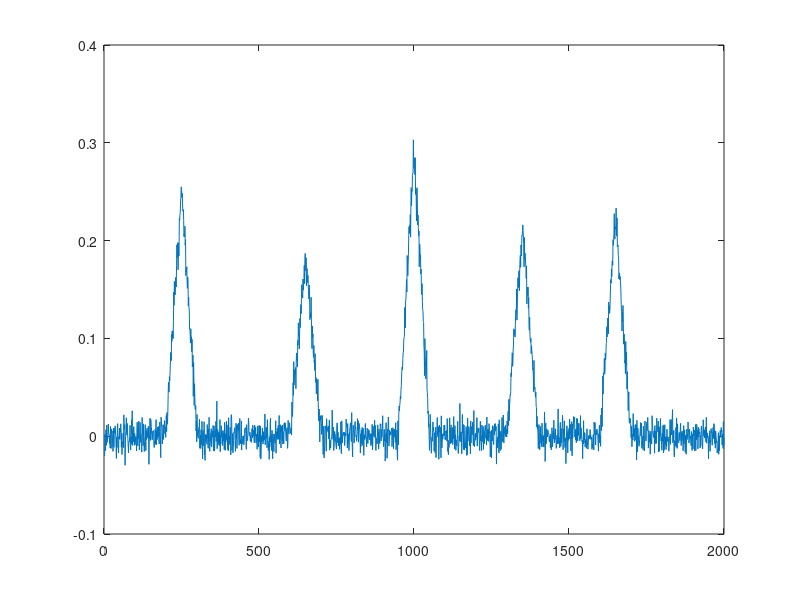
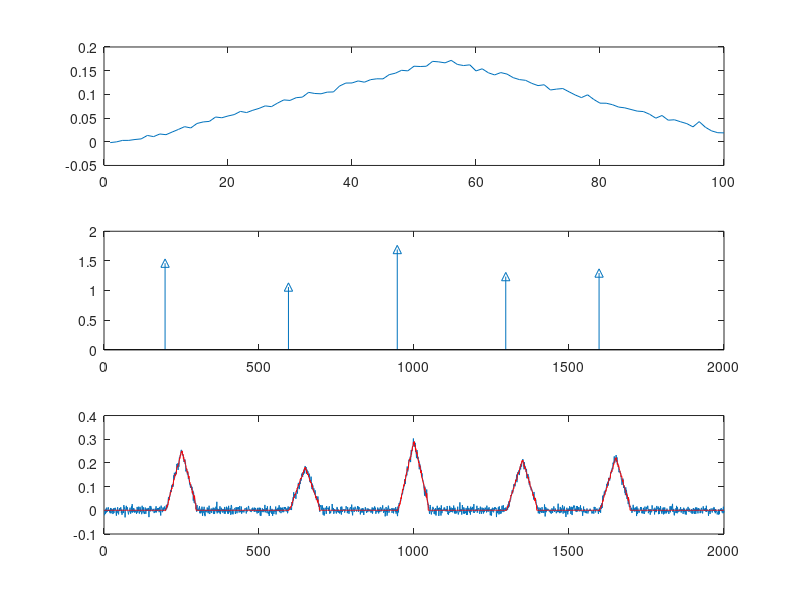

Recreate these plots in MATLAB, in order.
clear
load('hw13.mat');
close all;
x=x2;
figure
plot(x)
%%
L = 100;      
K = 5;                                       
T = length(x);

alpha = ones(K,1);
tau = ((0:K-1)*floor((T-1)/K))'+1;

idx_z = (0:(L-1)).'+(1:(T-L+1));
Z = x(idx_z);



itrMAX=10;
obj_fun = zeros(1,itrMAX);

for itr=1:10   
    
    idx_y = tau'+(0:(L-1)).';
    Y = x(idx_y);
    S_hat = Y*(alpha);
    S_hat = S_hat/norm(S_hat,'fro');

    rho = S_hat.'*Z;
    for k = 1:K
        [alpha(k),tau(k)] = max(abs(rho));
        rho(max(tau(k)-L+1,1):min(T-L+1,tau(k)+L-1)) = 0;
    end
    
    x_hat = zeros(1,T);
    idx_x = tau'+(0:(L-1)).';
    x_hat(idx_x) = S_hat*alpha';
    
    obj_fun(itr) = norm(x - x_hat , 'fro')/norm(x,'fro');
end

[tau,I] = sort(tau);
alpha = alpha(I);


figure
subplot(3,1,1)
plot(S_hat)

subplot(3,1,2)
stem(tau , alpha ,'^')
xlim([0 T]);

subplot(3,1,3)
plot(x);
hold on
plot(x_hat,'r')
